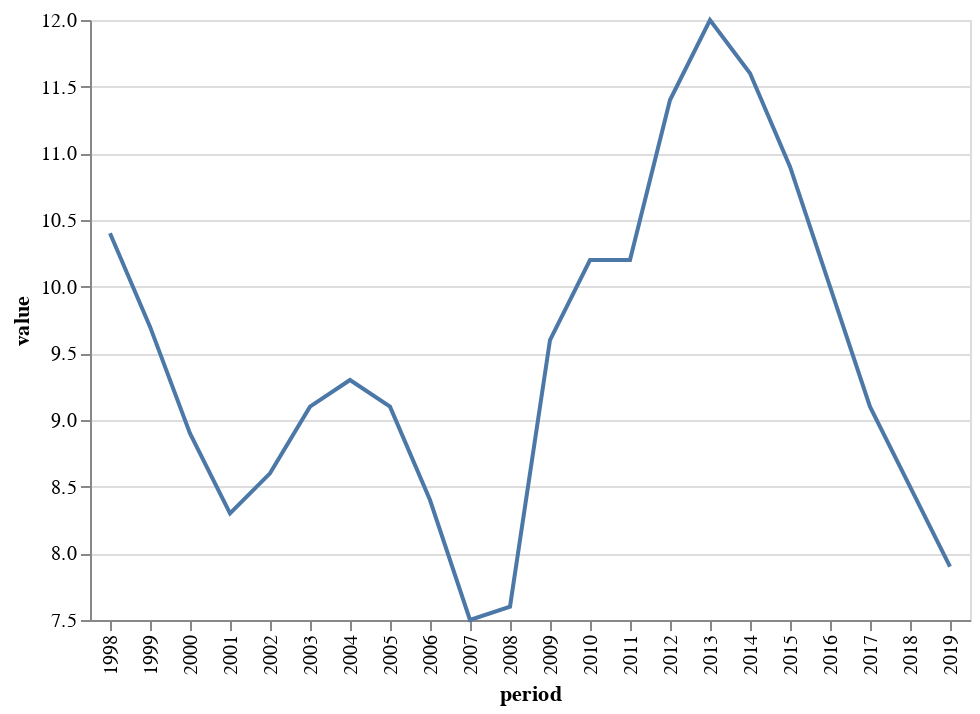

Notebook cell for this chart:
### Markdown cell above
Here we use the [Altair](https://altair-viz.github.io/) library to render charts, but you can use any other one like matplotlib, bqplot, plotly, etc.

### Code cell
chart = Chart(df1_clean).mark_line().encode(
    x='period',
    y=Y('value', scale=Scale(zero=False)),
)
chart

### Figure 1 — Vega-Lite specification as saved in the notebook (floating-point values rounded to 4 significant figures)
{"$schema": "https://vega.github.io/schema/vega-lite/v1.2.1.json", "data": {"values": [{"Country": "Euro area", "Frequency": "Annually", "Unit": "(Percentage of active population)", "code": "EA19.1.0.0.0.ZUTN", "dataset_code": "ZUTN", "dataset_name": "Unemployment rate: total :- Member States: definition EUROSTAT", "freq": "a", "geo": "ea19", "name": "Euro area", "period": "1998", "unit": "percentage-of-active-population", "value": 10.4}, {"Country": "Euro area", "Frequency": "Annually", "Unit": "(Percentage of active population)", "code": "EA19.1.0.0.0.ZUTN", "dataset_code": "ZUTN", "dataset_name": "Unemployment rate: total :- Member States: definition EUROSTAT", "freq": "a", "geo": "ea19", "name": "Euro area", "period": "1999", "unit": "percentage-of-active-population", "value": 9.7}, {"Country": "Euro area", "Frequency": "Annually", "Unit": "(Percentage of active population)", "code": "EA19.1.0.0.0.ZUTN", "dataset_code": "ZUTN", "dataset_name": "Unemployment rate: total :- Member States: definition EUROSTAT", "freq": "a", "geo": "ea19", "name": "Euro area", "period": "2000", "unit": "percentage-of-active-population", "value": 8.9}, {"Country": "Euro area", "Frequency": "Annually", "Unit": "(Percentage of active population)", "code": "EA19.1.0.0.0.ZUTN", "dataset_code": "ZUTN", "dataset_name": "Unemployment rate: total :- Member States: definition EUROSTAT", "freq": "a", "geo": "ea19", "name": "Euro area", "period": "2001", "unit": "percentage-of-active-population", "value": 8.3}, {"Country": "Euro area", "Frequency": "Annually", "Unit": "(Percentage of active population)", "code": "EA19.1.0.0.0.ZUTN", "dataset_code": "ZUTN", "dataset_name": "Unemployment rate: total :- Member States: definition EUROSTAT", "freq": "a", "geo": "ea19", "name": "Euro area", "period": "2002", "unit": "percentage-of-active-population", "value": 8.6}, {"Country": "Euro area", "Frequency": "Annually", "Unit": "(Percentage of active population)", "code": "EA19.1.0.0.0.ZUTN", "dataset_code": "ZUTN", "dataset_name": "Unemployment rate: total :- Member States: definition EUROSTAT", "freq": "a", "geo": "ea19", "name": "Euro area", "period": "2003", "unit": "percentage-of-active-population", "value": 9.1}, {"Country": "Euro area", "Frequency": "Annually", "Unit": "(Percentage of active population)", "code": "EA19.1.0.0.0.ZUTN", "dataset_code": "ZUTN", "dataset_name": "Unemployment rate: total :- Member States: definition EUROSTAT", "freq": "a", "geo": "ea19", "name": "Euro area", "period": "2004", "unit": "percentage-of-active-population", "value": 9.3}, {"Country": "Euro area", "Frequency": "Annually", "Unit": "(Percentage of active population)", "code": "EA19.1.0.0.0.ZUTN", "dataset_code": "ZUTN", "dataset_name": "Unemployment rate: total :- Member States: definition EUROSTAT", "freq": "a", "geo": "ea19", "name": "Euro area", "period": "2005", "unit": "percentage-of-active-population", "value": 9.1}, {"Country": "Euro area", "Frequency": "Annually", "Unit": "(Percentage of active population)", "code": "EA19.1.0.0.0.ZUTN", "dataset_code": "ZUTN", "dataset_name": "Unemployment rate: total :- Member States: definition EUROSTAT", "freq": "a", "geo": "ea19", "name": "Euro area", "period": "2006", "unit": "percentage-of-active-population", "value": 8.4}, {"Country": "Euro area", "Frequency": "Annually", "Unit": "(Percentage of active population)", "code": "EA19.1.0.0.0.ZUTN", "dataset_code": "ZUTN", "dataset_name": "Unemployment rate: total :- Member States: definition EUROSTAT", "freq": "a", "geo": "ea19", "name": "Euro area", "period": "2007", "unit": "percentage-of-active-population", "value": 7.5}, {"Country": "Euro area", "Frequency": "Annually", "Unit": "(Percentage of active population)", "code": "EA19.1.0.0.0.ZUTN", "dataset_code": "ZUTN", "dataset_name": "Unemployment rate: total :- Member States: definition EUROSTAT", "freq": "a", "geo": "ea19", "name": "Euro area", "period": "2008", "unit": "percentage-of-active-population", "value": 7.6}, {"Country": "Euro area", "Frequency": "Annually", "Unit": "(Percentage of active population)", "code": "EA19.1.0.0.0.ZUTN", "dataset_code": "ZUTN", "dataset_name": "Unemployment rate: total :- Member States: definition EUROSTAT", "freq": "a", "geo": "ea19", "name": "Euro area", "period": "2009", "unit": "percentage-of-active-population", "value": 9.6}, {"Country": "Euro area", "Frequency": "Annually", "Unit": "(Percentage of active population)", "code": "EA19.1.0.0.0.ZUTN", "dataset_code": "ZUTN", "dataset_name": "Unemployment rate: total :- Member States: definition EUROSTAT", "freq": "a", "geo": "ea19", "name": "Euro area", "period": "2010", "unit": "percentage-of-active-population", "value": 10.2}, {"Country": "Euro area", "Frequency": "Annually", "Unit": "(Percentage of active population)", "code": "EA19.1.0.0.0.ZUTN", "dataset_code": "ZUTN", "dataset_name": "Unemployment rate: total :- Member States: definition EUROSTAT", "freq": "a", "geo": "ea19", "name": "Euro area", "period": "2011", "unit": "percentage-of-active-population", "value": 10.2}, {"Country": "Euro area", "Frequency": "Annually", "Unit": "(Percentage of active population)", "code": "EA19.1.0.0.0.ZUTN", "dataset_code": "ZUTN", "dataset_name": "Unemployment rate: total :- Member States: definition EUROSTAT", "freq": "a", "geo": "ea19", "name": "Euro area", "period": "2012", "unit": "percentage-of-active-population", "value": 11.4}, {"Country": "Euro area", "Frequency": "Annually", "Unit": "(Percentage of active population)", "code": "EA19.1.0.0.0.ZUTN", "dataset_code": "ZUTN", "dataset_name": "Unemployment rate: total :- Member States: definition EUROSTAT", "freq": "a", "geo": "ea19", "name": "Euro area", "period": "2013", "unit": "percentage-of-active-population", "value": 12}, {"Country": "Euro area", "Frequency": "Annually", "Unit": "(Percentage of active population)", "code": "EA19.1.0.0.0.ZUTN", "dataset_code": "ZUTN", "dataset_name": "Unemployment rate: total :- Member States: definition EUROSTAT", "freq": "a", "geo": "ea19", "name": "Euro area", "period": "2014", "unit": "percentage-of-active-population", "value": 11.6}, {"Country": "Euro area", "Frequency": "Annually", "Unit": "(Percentage of active population)", "code": "EA19.1.0.0.0.ZUTN", "dataset_code": "ZUTN", "dataset_name": "Unemployment rate: total :- Member States: definition EUROSTAT", "freq": "a", "geo": "ea19", "name": "Euro area", "period": "2015", "unit": "percentage-of-active-population", "value": 10.9}, {"Country": "Euro area", "Frequency": "Annually", "Unit": "(Percentage of active population)", "code": "EA19.1.0.0.0.ZUTN", "dataset_code": "ZUTN", "dataset_name": "Unemployment rate: total :- Member States: definition EUROSTAT", "freq": "a", "geo": "ea19", "name": "Euro area", "period": "2016", "unit": "percentage-of-active-population", "value": 10}, {"Country": "Euro area", "Frequency": "Annually", "Unit": "(Percentage of active population)", "code": "EA19.1.0.0.0.ZUTN", "dataset_code": "ZUTN", "dataset_name": "Unemployment rate: total :- Member States: definition EUROSTAT", "freq": "a", "geo": "ea19", "name": "Euro area", "period": "2017", "unit": "percentage-of-active-population", "value": 9.1}, {"Country": "Euro area", "Frequency": "Annually", "Unit": "(Percentage of active population)", "code": "EA19.1.0.0.0.ZUTN", "dataset_code": "ZUTN", "dataset_name": "Unemployment rate: total :- Member States: definition EUROSTAT", "freq": "a", "geo": "ea19", "name": "Euro area", "period": "2018", "unit": "percentage-of-active-population", "value": 8.5}, {"Country": "Euro area", "Frequency": "Annually", "Unit": "(Percentage of active population)", "code": "EA19.1.0.0.0.ZUTN", "dataset_code": "ZUTN", "dataset_name": "Unemployment rate: total :- Member States: definition EUROSTAT", "freq": "a", "geo": "ea19", "name": "Euro area", "period": "2019", "unit": "percentage-of-active-population", "value": 7.9}]}, "encoding": {"x": {"field": "period", "type": "nominal"}, "y": {"field": "value", "scale": {"zero": false}, "type": "quantitative"}}, "mark": "line"}
